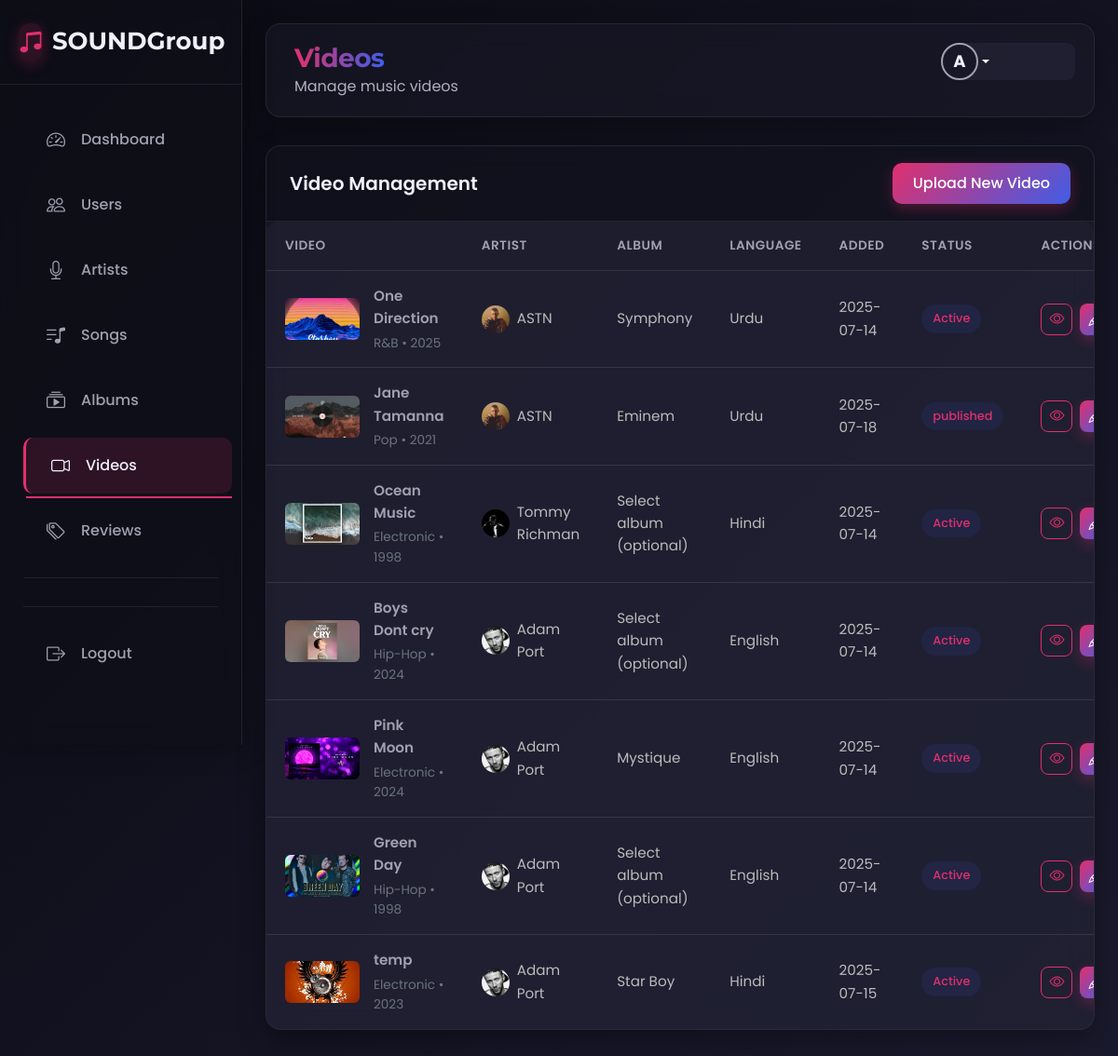
Page /admin/videos.php (signed in) on the committed database.
### tables this page shows
CREATE TABLE `videos` (
  `id` int(11) NOT NULL,
  `title` varchar(150) NOT NULL,
  `artist` varchar(100) DEFAULT NULL,
  `album` varchar(100) DEFAULT NULL,
  `year` year(4) DEFAULT NULL,
  `genre` varchar(50) DEFAULT NULL,
  `language` varchar(50) DEFAULT NULL,
  `new_flag` varchar(3) DEFAULT '0',
  `type` varchar(10) NOT NULL,
  `image` varchar(255) DEFAULT NULL,
  `link` varchar(255) DEFAULT NULL,
  `status` varchar(50) DEFAULT NULL,
  `description` varchar(255) DEFAULT NULL,
  `date_added` timestamp NOT NULL DEFAULT current_timestamp()
);

CREATE TABLE `artists` (
  `id` int(11) NOT NULL,
  `name` varchar(255) NOT NULL,
  `country` varchar(100) NOT NULL,
  `genres` varchar(255) NOT NULL,
  `biography` text DEFAULT NULL,
  `image` varchar(255) DEFAULT NULL,
  `date_added` timestamp NOT NULL DEFAULT current_timestamp(),
  `status` varchar(10) DEFAULT 'active',
  `language` varchar(50) DEFAULT NULL
);

### admin/videos.php (the view, shortened to what this page needs)
<?php
include 'connection.php';
$sqlvideo = "SELECT s.*, a.image as artist_image
            FROM videos s
            LEFT JOIN artists a ON s.artist = a.name";
$results = mysqli_query($con, $sqlvideo);
?>
<!DOCTYPE html>
<html lang="en">
<head>
    <?php
    include 'head-css.php'
    ?>
</head>
<body>
<?php
  include 'admin-header.php'
  ?>
    <div id="wrapper">
        <div id="sidebar">
            <div class="sidebar-header">
                <h3><i class="bi bi-music-note-beamed"></i> <span>SOUNDGroup</span></h3>
            </div>
            <ul class="nav flex-column mt-4">
                <li class="nav-item">
                    <a class="nav-link dashboardlink " href="dashboard.php" data-page="dashboard">
                        <i class="bi bi-speedometer2"></i> <span>Dashboard</span>
                    </a>
                </li>
                <li class="nav-item">
                    <a class="nav-link" href="users.php" data-page="users">
                        <i class="bi bi-people"></i> <span>Users</span>
                    </a>
                </li>
                <li class="nav-item">
                    <a class="nav-link" href="artists.php" data-page="artists">
                        <i class="bi bi-mic"></i> <span>Artists</span>
                    </a>
                </li>
                <li class="nav-item">
                    <a class="nav-link" href="songs.php" data-page="songs">
                        <i class="bi bi-music-note-list"></i> <span>Songs</span>
                    </a>
                </li>
                <li class="nav-item">
                    <a class="nav-link" href="albums.php" data-page="albums">
                        <i class="bi bi-collection-play"></i> <span>Albums</span>
                    </a>
                </li>
                <li class="nav-item">
                    <a class="nav-link active" href="videos.php" data-page="videos">
                        <i class="bi bi-camera-video"></i> <span>Videos</span>
                    </a>
                </li>
                <li class="nav-item">
                    <a class="nav-link" href="reviews.php" data-page="reviews">
                        <i class="bi bi-tags"></i> <span>Reviews</span>
                    </a>
                </li>
                <li class="nav-divider"></li>
                <li class="nav-divider"></li>
                <li class="nav-item">
                    <a class="nav-link" href="logout.php" data-page="logout">
                        <i class="bi bi-box-arrow-right"></i> <span>Logout</span>
                    </a>
                </li>
            </ul>
        </div>
        <div id="content">
            <div class="topbar">
                <div>
                    <h2 class="page-title">Videos</h2>
                    <p class="text-muted mb-0">Manage music videos</p>
                </div>
                <div class="user-menu admin-usermenu" onclick='toggledropdown()'>
                <div class="dropdown">
                    <a href="#" class="d-flex align-items-center text-white text-decoration-none dropdown-toggle" id="userDropdown" data-bs-toggle="dropdown" aria-expanded="false">
                    <div class="user-avatar <?php echo  'guest'; ?>">
                        <?php
                            echo 'A';
                        ?>
                    </div>
                    </a>
                </div>
                </div>
            </div>
            <div class="page-section active" id="videos">
                <div class="card">
                    <div class="card-header">
                        <h5>Video Management</h5>
                        <div class="d-flex">
                            <button class="btn btn-primary" data-bs-toggle="modal" data-bs-target="#uploadVideoModal">Upload New Video</button>
                        </div>
                    </div>
                    <div class="card-body">
                        <div class="table-container">
                            <table class="table">
                                <thead>
                                    <tr>
                                        <th>Video</th>
                                        <th>Artist</th>
                                        <th>Album</th>
                                        <th>Language</th>
                                        <th>Added</th>
                                        <th>Status</th>
                                        <th>Actions</th>
                                    </tr>
                                </thead>
                                <tbody>
                                    <?php
                                        if (mysqli_num_rows($results) > 0) {
                                            while ($rows = mysqli_fetch_assoc($results)) {
                                                echo '<tr  data-id="'.$rows['id'].'"
              data-title="'.htmlspecialchars($rows['title']).'"
      data-artist="'.htmlspecialchars($rows['artist']).'"
      data-artist-image="uploads/artists/'.htmlspecialchars($rows['artist_image']).'"
      data-thumb="uploads/videoscover/'.htmlspecialchars($rows['image']).'"
      data-album="'.htmlspecialchars($rows['album']).'"
      data-language="'.htmlspecialchars($rows['language']).'"
      data-date="'.substr($rows['date_added'], 0, 10).'"
      data-status="'.$rows['status'].'"
      data-genre="'.$rows['genre'].'"
      data-year="'.$rows['year'].'"
      data-description="'.htmlspecialchars($rows['description']).'"
      data-videolink="'.htmlspecialchars($rows['link']).'">
                                        <td>
                                            <div class="video-info">
                                                <div class="video-thumb">
                                                    <img src="uploads/videoscover/' . htmlspecialchars($rows['image']) . '" alt="' . $rows['title'] . '">
                                                </div>
                                                <div class="video-details">
                                                    <div class="video-title">' . $rows['title'] . '</div>
                                                    <div class="video-meta">' . $rows['genre'] . ' • ' . $rows['year'] . '</div>
                                                </div>
                                            </div>
                                        </td>
                                        <td>
                                            <div class="d-flex align-items-center">
                                                <img src="uploads/artists/' . htmlspecialchars($rows['artist_image']) . '"
                                                     alt="' . $rows['artist'] . '"
                                                     class="rounded-circle me-2"
                                                     style="width: 30px; height: 30px; object-fit: cover;">
                                                <span>' . $rows['artist'] . '</span>
                                            </div>
                                        </td>
                                        <td>' . htmlspecialchars($rows['album']) . '</td>
                                                    <td>' . htmlspecialchars($rows['language']) . '</td>
                                                    <td>' . substr($rows['date_added'], 0, 10) . '</td>
                                        <td><span class="status-badge status-active">' . $rows['status'] . '</span></td>
                                        <td>
                                            <div class="action-buttons">
                                                <button class="btn btn-outline view-video" title="View">
                                                    <i class="bi bi-eye"></i>
                                                </button>
                                                <button class="btn btn-primary edit-video" title="Edit">
                                                    <i class="bi bi-pencil"></i>
                                                </button>
                                                <a href="crud/delete-video.php?id=' . $rows['id'] . '" onclick="return confirm(\'Are you sure you want to delete this video?\')">
                                                            </a>
                                            </div>
                                        </td>
                                    </tr>';
                                   }
                                  }
                                ?>
                                </tbody>
                            </table>
                        </div>
                    </div>
                </div>
            </div>
        </div>
    </div>
    <?php
    include 'js-scripts.php';
    ?>
</body>
</html>

### admin/videos.php (style rules this page uses)
.card-body { padding: 0; }
.table-container { overflow-x: auto; }
.table { margin-bottom: 0; border-collapse: separate; border-spacing: 0; width: 100%; }
.table thead { position: sticky; top: 0; z-index: 10; background: rgba(30, 30, 46, 0.9); }
.table thead th { background: rgba(30, 30, 46, 0.9); color: var(--light); font-weight: 600; border-top: none; border-bottom: 1px solid rgba(255, 255, 255, 0.1); padding: 15px 20px; font-size: 0.85rem; text-transform: uppercase; letter-spacing: 0.5px; }
.table tbody td { padding: 15px 20px; vertical-align: middle; border-bottom: 1px solid rgba(255, 255, 255, 0.1); font-size: 0.95rem; background: rgba(40, 40, 60, 0.5); color: #bcbcbc !important; }
.table tbody tr { transition: all 0.2s ease; }
.table tbody tr:last-child td { border-bottom: none; }
.video-info { display: flex; align-items: center; gap: 15px; }
.video-thumb { width: 80px; height: 45px; border-radius: 6px; overflow: hidden; position: relative; flex-shrink: 0; }
.video-thumb img { width: 100%; height: 100%; object-fit: cover; }
.video-details { flex: 1; }
.video-title { font-weight: 600; margin-bottom: 3px; color: var(--light); }
.video-meta { font-size: 0.85rem; color: #6c757d; }
.status-badge { padding: 5px 12px; border-radius: 20px; font-size: 0.8rem; font-weight: 500; display: inline-block; }
.status-active { background: rgba(64, 93, 230, 0.1); color: var(--primary); }
.action-buttons { display: flex; gap: 8px; }
.action-buttons .btn { width: 34px; height: 34px; display: flex; align-items: center; justify-content: center; padding: 0; border-radius: 8px; }

### rows in the picture
videos: image (picture), title "One Direction", genre "R&B", year "2025", artists.image (picture), artist "ASTN", album "Symphony", language "Urdu", date_added "2025-07-14", status "Active"
videos: image (picture), title "Jane Tamanna", genre "Pop", year "2021", artists.image (picture), artist "ASTN", album "Eminem", language "Urdu", date_added "2025-07-18", status "published"
videos: image (picture), title "Ocean Music", genre "Electronic", year "1998", artists.image (picture), artist "Tommy Richman", album "Select album (optional)", language "Hindi", date_added "2025-07-14", status "Active"
videos: image (picture), title "Boys Dont cry", genre "Hip-Hop", year "2024", artists.image (picture), artist "Adam Port", album "Select album (optional)", language "English", date_added "2025-07-14", status "Active"
videos: image (picture), title "Pink Moon", genre "Electronic", year "2024", artists.image (picture), artist "Adam Port", album "Mystique", language "English", date_added "2025-07-14", status "Active"
videos: image (picture), title "Green Day", genre "Hip-Hop", year "1998", artists.image (picture), artist "Adam Port", album "Select album (optional)", language "English", date_added "2025-07-14", status "Active"
videos: image (picture), title "temp", genre "Electronic", year "2023", artists.image (picture), artist "Adam Port", album "Star Boy", language "Hindi", date_added "2025-07-15", status "Active"
